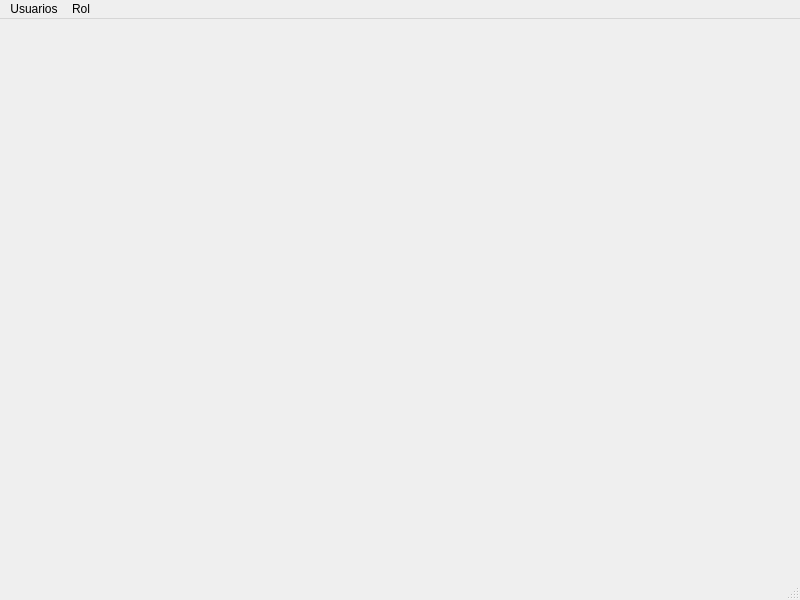
<?xml version="1.0" encoding="UTF-8"?>
<ui version="4.0">
 <class>mw_Seguridad</class>
 <widget class="QMainWindow" name="mw_Seguridad">
  <property name="geometry">
   <rect>
    <x>0</x>
    <y>0</y>
    <width>800</width>
    <height>600</height>
   </rect>
  </property>
  <property name="windowTitle">
   <string>Seguridad</string>
  </property>
  <widget class="QWidget" name="centralwidget"/>
  <widget class="QMenuBar" name="menubar">
   <property name="geometry">
    <rect>
     <x>0</x>
     <y>0</y>
     <width>800</width>
     <height>22</height>
    </rect>
   </property>
   <widget class="QMenu" name="menuUsuarios">
    <property name="title">
     <string>Usuarios</string>
    </property>
    <addaction name="actionListar_Usuarios"/>
    <addaction name="actionAgregar"/>
    <addaction name="actionModificar"/>
   </widget>
   <widget class="QMenu" name="menuRol">
    <property name="title">
     <string>Rol</string>
    </property>
    <addaction name="separator"/>
   </widget>
   <addaction name="menuUsuarios"/>
   <addaction name="menuRol"/>
  </widget>
  <widget class="QStatusBar" name="statusbar"/>
  <action name="actionListar_Usuarios">
   <property name="text">
    <string>Listar</string>
   </property>
  </action>
  <action name="actionAgregar">
   <property name="text">
    <string>Agregar</string>
   </property>
  </action>
  <action name="actionModificar">
   <property name="text">
    <string>Modificar</string>
   </property>
  </action>
 </widget>
 <resources/>
 <connections/>
</ui>
